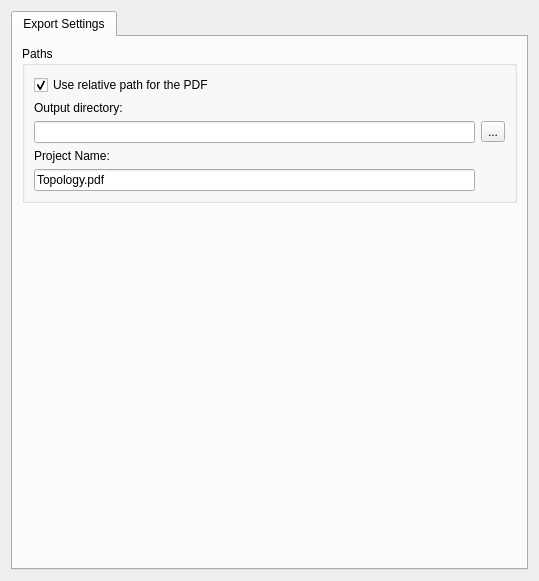
<?xml version="1.0" encoding="UTF-8"?>
<ui version="4.0">
 <class>PreferencesDeployementWizard</class>
 <widget class="QWidget" name="PreferencesDeployementWizard">
  <property name="geometry">
   <rect>
    <x>0</x>
    <y>0</y>
    <width>539</width>
    <height>581</height>
   </rect>
  </property>
  <property name="windowTitle">
   <string>Form</string>
  </property>
  <layout class="QGridLayout" name="gridLayout_5">
   <item row="0" column="0">
    <widget class="QTabWidget" name="tabWidget">
     <property name="currentIndex">
      <number>0</number>
     </property>
     <widget class="QWidget" name="tab">
      <attribute name="title">
       <string>Export Settings</string>
      </attribute>
      <layout class="QGridLayout" name="gridLayout_3">
       <item row="0" column="0">
        <widget class="QGroupBox" name="groupBox_2">
         <property name="title">
          <string>Paths</string>
         </property>
         <layout class="QGridLayout" name="gridLayout_4">
          <item row="1" column="0">
           <widget class="QLabel" name="label_2">
            <property name="text">
             <string>Output directory:</string>
            </property>
           </widget>
          </item>
          <item row="2" column="0">
           <widget class="QLineEdit" name="ProjectPath">
            <property name="text">
             <string/>
            </property>
           </widget>
          </item>
          <item row="2" column="1">
           <widget class="QToolButton" name="ProjectPath_browser">
            <property name="text">
             <string>...</string>
            </property>
            <property name="toolButtonStyle">
             <enum>Qt::ToolButtonTextOnly</enum>
            </property>
           </widget>
          </item>
          <item row="4" column="0">
           <widget class="QLineEdit" name="ProjectName">
            <property name="text">
             <string>Topology.pdf</string>
            </property>
           </widget>
          </item>
          <item row="0" column="0">
           <widget class="QCheckBox" name="checkBoxRelativePaths">
            <property name="text">
             <string>Use relative path for the PDF</string>
            </property>
            <property name="checked">
             <bool>true</bool>
            </property>
           </widget>
          </item>
          <item row="3" column="0">
           <widget class="QLabel" name="label">
            <property name="text">
             <string>Project Name:</string>
            </property>
           </widget>
          </item>
         </layout>
        </widget>
       </item>
       <item row="1" column="0">
        <spacer name="verticalSpacer_2">
         <property name="orientation">
          <enum>Qt::Vertical</enum>
         </property>
         <property name="sizeHint" stdset="0">
          <size>
           <width>20</width>
           <height>40</height>
          </size>
         </property>
        </spacer>
       </item>
      </layout>
     </widget>
    </widget>
   </item>
  </layout>
 </widget>
 <resources/>
 <connections/>
</ui>
